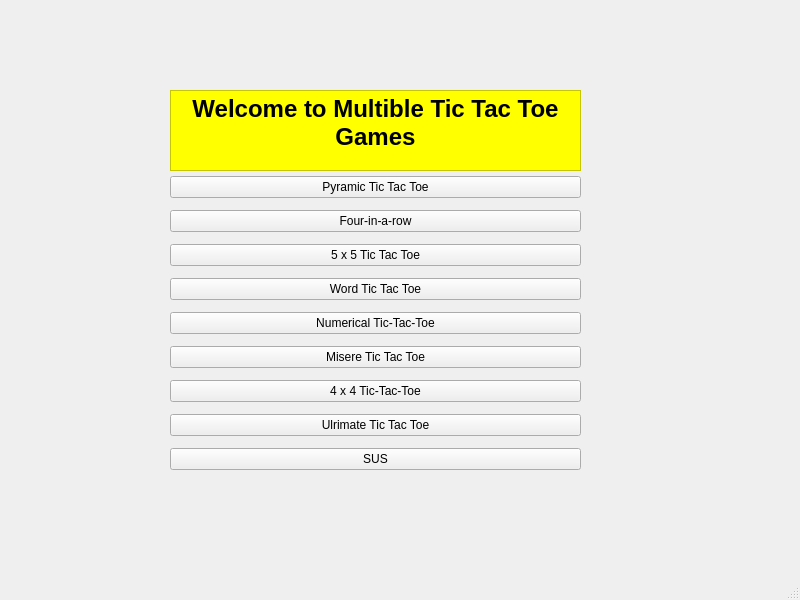
<?xml version="1.0" encoding="UTF-8"?>
<ui version="4.0">
 <class>MainWindow1</class>
 <widget class="QMainWindow" name="MainWindow1">
  <property name="geometry">
   <rect>
    <x>0</x>
    <y>0</y>
    <width>800</width>
    <height>600</height>
   </rect>
  </property>
  <property name="windowTitle">
   <string>MainWindow</string>
  </property>
  <property name="styleSheet">
   <string notr="true"/>
  </property>
  <widget class="QWidget" name="centralwidget">
   <widget class="QWidget" name="verticalLayoutWidget">
    <property name="geometry">
     <rect>
      <x>170</x>
      <y>170</y>
      <width>411</width>
      <height>311</height>
     </rect>
    </property>
    <layout class="QVBoxLayout" name="verticalLayout">
     <item>
      <widget class="QPushButton" name="pushButton">
       <property name="text">
        <string>Pyramic Tic Tac Toe</string>
       </property>
      </widget>
     </item>
     <item>
      <widget class="QPushButton" name="pushButton_5">
       <property name="text">
        <string>Four-in-a-row</string>
       </property>
      </widget>
     </item>
     <item>
      <widget class="QPushButton" name="pushButton_6">
       <property name="text">
        <string>5 x 5 Tic Tac Toe</string>
       </property>
      </widget>
     </item>
     <item>
      <widget class="QPushButton" name="pushButton_7">
       <property name="text">
        <string>Word Tic Tac Toe</string>
       </property>
      </widget>
     </item>
     <item>
      <widget class="QPushButton" name="pushButton_8">
       <property name="text">
        <string>Numerical Tic-Tac-Toe</string>
       </property>
      </widget>
     </item>
     <item>
      <widget class="QPushButton" name="pushButton_9">
       <property name="text">
        <string>Misere Tic Tac Toe</string>
       </property>
      </widget>
     </item>
     <item>
      <widget class="QPushButton" name="pushButton_4">
       <property name="text">
        <string>4 x 4 Tic-Tac-Toe</string>
       </property>
      </widget>
     </item>
     <item>
      <widget class="QPushButton" name="pushButton_3">
       <property name="text">
        <string>Ulrimate Tic Tac Toe</string>
       </property>
      </widget>
     </item>
     <item>
      <widget class="QPushButton" name="pushButton_2">
       <property name="styleSheet">
        <string notr="true"/>
       </property>
       <property name="text">
        <string>SUS</string>
       </property>
      </widget>
     </item>
    </layout>
   </widget>
   <widget class="QTextEdit" name="textEdit">
    <property name="geometry">
     <rect>
      <x>170</x>
      <y>90</y>
      <width>411</width>
      <height>81</height>
     </rect>
    </property>
    <property name="styleSheet">
     <string notr="true">background-color:rgb(255, 255, 0)</string>
    </property>
    <property name="html">
     <string>&lt;!DOCTYPE HTML PUBLIC &quot;-//W3C//DTD HTML 4.0//EN&quot; &quot;http://www.w3.org/TR/REC-html40/strict.dtd&quot;&gt;
&lt;html&gt;&lt;head&gt;&lt;meta name=&quot;qrichtext&quot; content=&quot;1&quot; /&gt;&lt;meta charset=&quot;utf-8&quot; /&gt;&lt;style type=&quot;text/css&quot;&gt;
p, li { white-space: pre-wrap; }
hr { height: 1px; border-width: 0; }
li.unchecked::marker { content: &quot;\2610&quot;; }
li.checked::marker { content: &quot;\2612&quot;; }
&lt;/style&gt;&lt;/head&gt;&lt;body style=&quot; font-family:'Segoe UI'; font-size:9pt; font-weight:400; font-style:normal;&quot;&gt;
&lt;p align=&quot;center&quot; style=&quot; margin-top:0px; margin-bottom:0px; margin-left:0px; margin-right:0px; -qt-block-indent:0; text-indent:0px;&quot;&gt;&lt;span style=&quot; font-size:18pt; font-weight:700;&quot;&gt;Welcome to Multible Tic Tac Toe Games&lt;/span&gt;&lt;/p&gt;&lt;/body&gt;&lt;/html&gt;</string>
    </property>
   </widget>
  </widget>
  <widget class="QMenuBar" name="menubar">
   <property name="geometry">
    <rect>
     <x>0</x>
     <y>0</y>
     <width>800</width>
     <height>22</height>
    </rect>
   </property>
  </widget>
  <widget class="QStatusBar" name="statusbar"/>
 </widget>
 <resources/>
 <connections/>
</ui>
